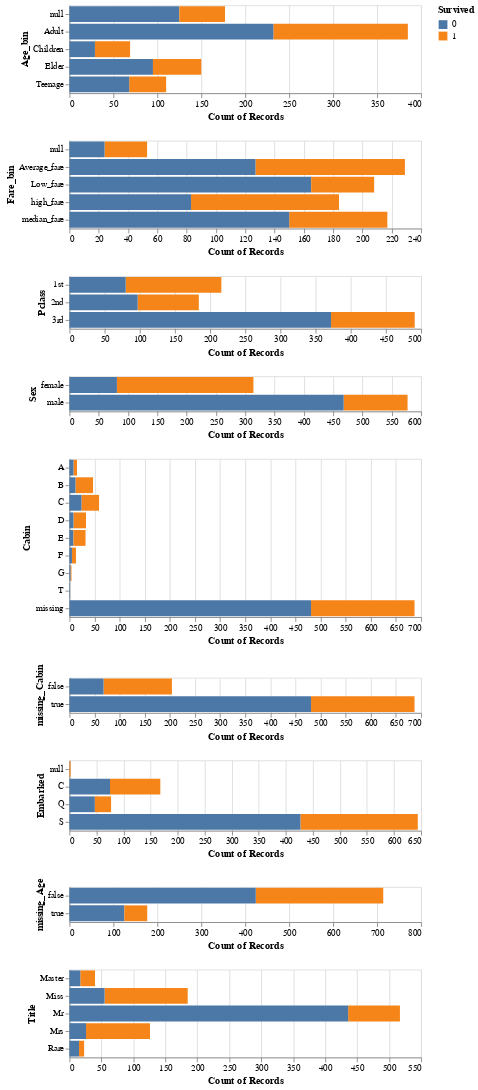

Notebook code cell kept with this figure:
### Code cell
#Pclass, Sex, Cabin, Embarked

plot_age_bin = alt.Chart(train_df).mark_bar().encode(
    y='Age_bin',
    x='count()',
    fill='Survived'
)

plot_fare_bin = alt.Chart(train_df).mark_bar().encode(
    y='Fare_bin',
    x='count()',
    fill='Survived'
)

plot_pclass = alt.Chart(train_df).mark_bar().encode(
    y='Pclass',
    x='count()',
    fill='Survived'
)
plot_sex = alt.Chart(train_df).mark_bar().encode(
    y='Sex',
    x='count()',
    fill='Survived'
)
plot_cabin = alt.Chart(train_df).mark_bar().encode(
    x='count()',
    y='Cabin',
    fill='Survived'
)
plot_missing_cabin = alt.Chart(train_df).mark_bar().encode(
    x='count()',
    y='missing_Cabin',
    fill='Survived'
)
plot_embarked = alt.Chart(train_df).mark_bar().encode(
    y='Embarked',
    x='count()',
    fill='Survived'
)
plot_missing_age = alt.Chart(train_df).mark_bar().encode(
    x='count()',
    y='missing_Age',
    fill='Survived'
)
plot_title = alt.Chart(train_df).mark_bar().encode(
    x='count()',
    y='Title',
    fill='Survived'
)

plot_age_bin & plot_fare_bin & plot_pclass & plot_sex & plot_cabin & plot_missing_cabin & plot_embarked & plot_missing_age & plot_title

### Figure 1 — Vega-Lite specification as saved in the notebook (floating-point values rounded to 4 significant figures; data arrays with more than 128 entries replaced by an {"elided": "..."} marker saying what was removed)
{"$schema": "https://vega.github.io/schema/vega-lite/v4.8.1.json", "config": {"view": {"continuousHeight": 300, "continuousWidth": 400}}, "data": {"name": "data-df9b6cd13b634d0673a7009d0de1e2ea"}, "datasets": {"data-df9b6cd13b634d0673a7009d0de1e2ea": {"elided": "891 records"}}, "vconcat": [{"encoding": {"fill": {"field": "Survived", "type": "nominal"}, "x": {"aggregate": "count", "type": "quantitative"}, "y": {"field": "Age_bin", "type": "nominal"}}, "mark": "bar"}, {"encoding": {"fill": {"field": "Survived", "type": "nominal"}, "x": {"aggregate": "count", "type": "quantitative"}, "y": {"field": "Fare_bin", "type": "nominal"}}, "mark": "bar"}, {"encoding": {"fill": {"field": "Survived", "type": "nominal"}, "x": {"aggregate": "count", "type": "quantitative"}, "y": {"field": "Pclass", "type": "nominal"}}, "mark": "bar"}, {"encoding": {"fill": {"field": "Survived", "type": "nominal"}, "x": {"aggregate": "count", "type": "quantitative"}, "y": {"field": "Sex", "type": "nominal"}}, "mark": "bar"}, {"encoding": {"fill": {"field": "Survived", "type": "nominal"}, "x": {"aggregate": "count", "type": "quantitative"}, "y": {"field": "Cabin", "type": "nominal"}}, "mark": "bar"}, {"encoding": {"fill": {"field": "Survived", "type": "nominal"}, "x": {"aggregate": "count", "type": "quantitative"}, "y": {"field": "missing_Cabin", "type": "nominal"}}, "mark": "bar"}, {"encoding": {"fill": {"field": "Survived", "type": "nominal"}, "x": {"aggregate": "count", "type": "quantitative"}, "y": {"field": "Embarked", "type": "nominal"}}, "mark": "bar"}, {"encoding": {"fill": {"field": "Survived", "type": "nominal"}, "x": {"aggregate": "count", "type": "quantitative"}, "y": {"field": "missing_Age", "type": "nominal"}}, "mark": "bar"}, {"encoding": {"fill": {"field": "Survived", "type": "nominal"}, "x": {"aggregate": "count", "type": "quantitative"}, "y": {"field": "Title", "type": "nominal"}}, "mark": "bar"}]}
